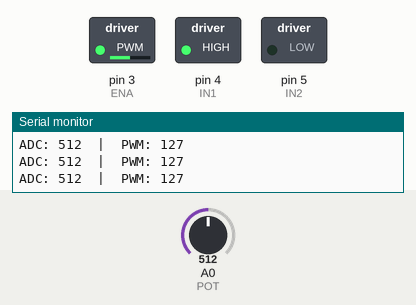
Bench run of a sketch on a simulated Arduino Uno, built with avr-gcc and run on an emulated ATmega328P. Parts: switched loads named in the sketch (green lamp = pin HIGH), the last lines printed to the serial monitor. Inputs (shaded band) come from the test bench; at power-on: A0 (POT) = 512.

Above: at 1.2 s.
1.3 s: A0 (POT) set to 716
At 1.8 s:
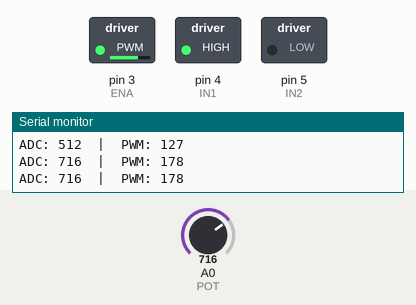
2.9 s: A0 (POT) set to 900
At 4.2 s:
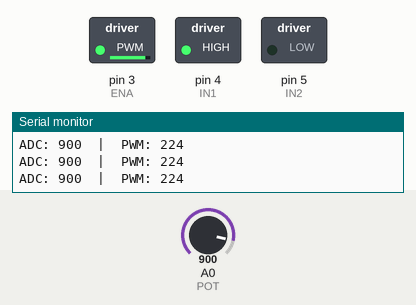
4.5 s: A0 (POT) set to 122
At 5.8 s:
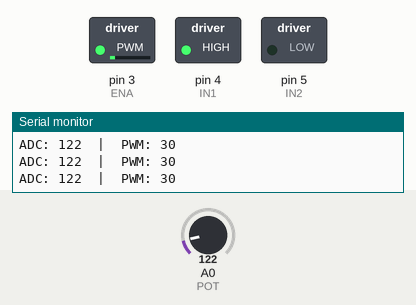
6.1 s: A0 (POT) set to 0
At 7.1 s:
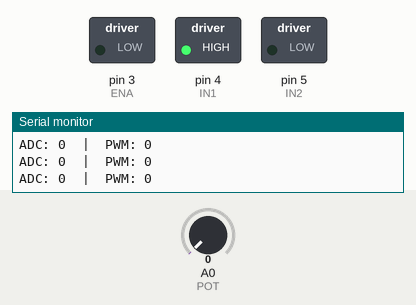
7.7 s: A0 (POT) set to 511
At 8.5 s:
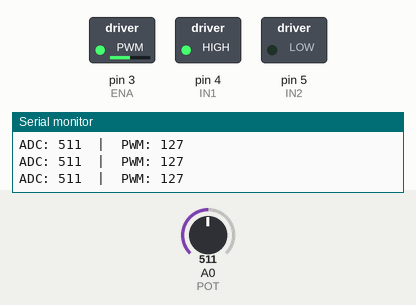
Timing chart, 0 to 10.3 s (numbered marks = the images above; inputs shaded):
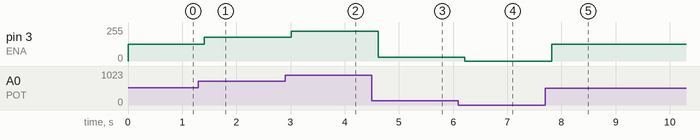

Measured:
- after the input at 1.3 s, pin 3 (ENA): 127/255 → 178/255 after 0.10 s
- after the input at 2.9 s, pin 3 (ENA): 178/255 → 224/255 after 0.11 s
- after the input at 4.5 s, pin 3 (ENA): 224/255 → 30/255 after 0.11 s
- after the input at 6.1 s, pin 3 (ENA): 30/255 → 0/255 after 0.12 s
- after the input at 7.7 s, pin 3 (ENA): 0/255 → 127/255 after 0.12 s

The sketch:

motor_velocidad_potenciometro.ino
```cpp
/*
 ============================================================================
 Título      : Control de velocidad del motor GA12-N20 con potenciómetro y L298N
 Descripción : Este código permite controlar la velocidad de un motorreductor DC
               GA12-N20 mediante un potenciómetro conectado a una entrada analógica.
               La señal leída (valor ADC) se convierte en una señal PWM aplicada al
               módulo L298N. Además, se imprime por el monitor serial el valor leído
               y el valor PWM aplicado para facilitar el análisis.
 ----------------------------------------------------------------------------
 Docente     : Renzo Chan Ríos / Lewis De La Cruz
 Curso       : Fundamentos de Biodiseño
 Universidad : Universidad Peruana Cayetano Heredia (UPCH)
 Año         : 2025
 Versión     : 0.2
 ============================================================================
*/

// Pines del módulo L298N
const int ENA = 3;   // Pin PWM para velocidad
const int IN1 = 4;   // Control de dirección (sentido 1)
const int IN2 = 5;   // Control de dirección (sentido 2)

// Pin del potenciómetro
const int POT = A0;  // Entrada analógica A0

void setup() {
  // Configurar pines como salida
  pinMode(ENA, OUTPUT);
  pinMode(IN1, OUTPUT);
  pinMode(IN2, OUTPUT);

  // Establecer la dirección del motor: sentido horario
  digitalWrite(IN1, HIGH);
  digitalWrite(IN2, LOW);

  // Inicializar la comunicación serial
  Serial.begin(9600);
}

void loop() {
  // Leer el valor del potenciómetro (0 a 1023)
  int lectura = analogRead(POT);

  // Convertir la lectura a un valor PWM (0 a 255)
  int velocidadPWM = map(lectura, 0, 1023, 0, 255);

  // Aplicar velocidad al motor
  analogWrite(ENA, velocidadPWM);

  // Imprimir valores en el monitor serial
  Serial.print("ADC: ");
  Serial.print(lectura);
  Serial.print("  |  PWM: ");
  Serial.println(velocidadPWM);

  delay(200); // Pausa para no saturar el monitor serial
}
```
